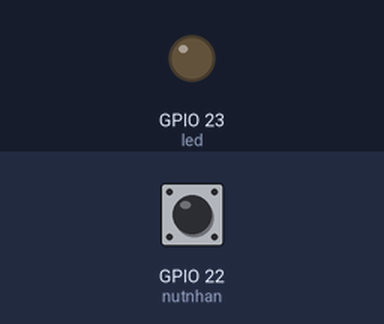
The sketch below on a simulated ESP32. Shown: output pins drawn as LEDs (lit = HIGH). Inputs (shaded band) come from the test bench; at power-on: GPIO 22 (nutnhan) HIGH. WiFi joins after 1.5 s; servers stay silent unless stated.

Above: at 3.0 s.
3.1 s: GPIO 22 (nutnhan) pulled LOW for 0.15 s
At 3.5 s:
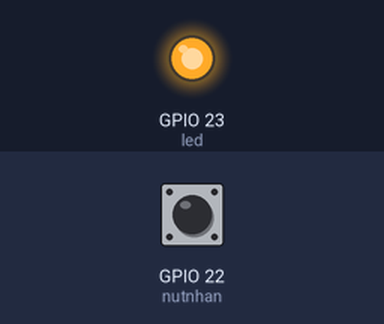
4.7 s: GPIO 22 (nutnhan) pulled LOW for 1 s
At 5.8 s:
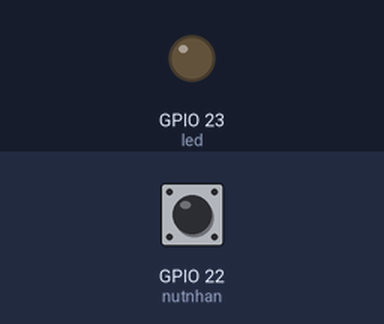
7.2 s: GPIO 22 (nutnhan) pulled LOW for 3.2 s
At 7.7 s:
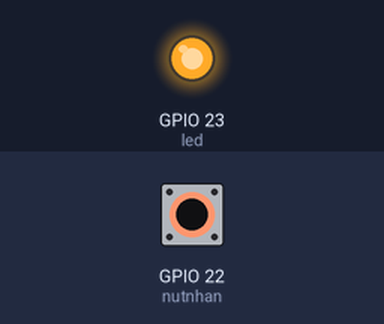
Timing chart, 0 to 10.2 s (numbered marks = the images above; inputs shaded):
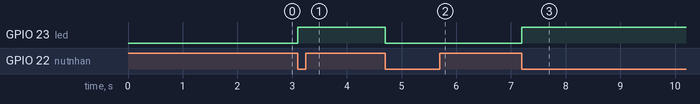

The sketch:

Blink_Led-Button_BlynkCloud.ino
```cpp
#define BLYNK_TEMPLATE_ID "TMPL69Pj0BRaO"
#define BLYNK_TEMPLATE_NAME "BlinkLedD23"
#define BLYNK_AUTH_TOKEN "dr3NwvmkWDEXf1zgAiBXmdiezQ6UfYV6"

#define BLYNK_PRINT Serial

#include <WiFi.h>
#include <WiFiClient.h>
#include <BlynkSimpleEsp32.h>

char auth[] = BLYNK_AUTH_TOKEN;
const char *ssid = "LUN 1";
const char *password = "Xomtro179";

#define led 23
#define nutnhan 22
boolean trangthai = HIGH;

void setup() {
  pinMode(led, OUTPUT);
  pinMode(nutnhan, INPUT_PULLUP);
  digitalWrite(led, LOW);
  Serial.begin(115200);
  Blynk.begin(auth, ssid, password);
}

BLYNK_WRITE(V1){
  int p = param.asInt();
  digitalWrite(led, p);
}

void loop() {
  Blynk.run();

  if(digitalRead(nutnhan) == LOW){
    if(trangthai == HIGH){
      digitalWrite(led,!digitalRead(led));
      Blynk.virtualWrite(V1, digitalRead(led));
      trangthai = LOW;
      delay(200);
    }
  }
  else{
    trangthai = HIGH;
  }
}


//BLYNK_WRITE(V1){
//  int p = param.asInt();
//  digitalWrite(nutnhan, p);
//  if (digitalRead(nutnhan) == LOW ){
//    digitalWrite(led, HIGH);
//    Blynk.virtualWrite(V0,HIGH);
//  }
//  else{
//    digitalWrite(led, LOW);
//    Blynk.virtualWrite(V0,LOW);
//  }
//}
```

Measured:
- after the input at 3.1 s, GPIO 23 (led): LOW → HIGH at once
- after the input at 4.7 s, GPIO 23 (led): HIGH → LOW at once
- after the input at 7.2 s, GPIO 23 (led): LOW → HIGH at once
